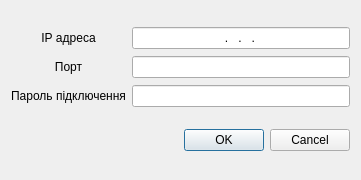
<?xml version="1.0" encoding="UTF-8"?>
<ui version="4.0">
 <class>Dialog</class>
 <widget class="QDialog" name="Dialog">
  <property name="geometry">
   <rect>
    <x>0</x>
    <y>0</y>
    <width>361</width>
    <height>180</height>
   </rect>
  </property>
  <property name="windowTitle">
   <string>Comunication settings</string>
  </property>
  <layout class="QVBoxLayout" name="verticalLayout">
   <item>
    <layout class="QGridLayout" name="gridLayout">
     <property name="verticalSpacing">
      <number>7</number>
     </property>
     <item row="1" column="0">
      <widget class="QLabel" name="lbl_port">
       <property name="text">
        <string>Порт</string>
       </property>
       <property name="alignment">
        <set>Qt::AlignCenter</set>
       </property>
      </widget>
     </item>
     <item row="0" column="0">
      <widget class="QLabel" name="lbl_ip_addr">
       <property name="text">
        <string>ІР адреса</string>
       </property>
       <property name="alignment">
        <set>Qt::AlignCenter</set>
       </property>
      </widget>
     </item>
     <item row="1" column="1">
      <widget class="QLineEdit" name="field_port">
       <property name="alignment">
        <set>Qt::AlignCenter</set>
       </property>
      </widget>
     </item>
     <item row="2" column="0">
      <widget class="QLabel" name="lbl_comm_password">
       <property name="autoFillBackground">
        <bool>false</bool>
       </property>
       <property name="text">
        <string>Пароль підключення</string>
       </property>
       <property name="alignment">
        <set>Qt::AlignCenter</set>
       </property>
      </widget>
     </item>
     <item row="0" column="1">
      <widget class="QLineEdit" name="field_ip_addr">
       <property name="inputMask">
        <string>000.000.000.000</string>
       </property>
       <property name="alignment">
        <set>Qt::AlignCenter</set>
       </property>
      </widget>
     </item>
     <item row="2" column="1">
      <widget class="QLineEdit" name="field_comm_password">
       <property name="alignment">
        <set>Qt::AlignCenter</set>
       </property>
      </widget>
     </item>
    </layout>
   </item>
   <item>
    <widget class="QDialogButtonBox" name="buttonBox">
     <property name="orientation">
      <enum>Qt::Horizontal</enum>
     </property>
     <property name="standardButtons">
      <set>QDialogButtonBox::Cancel|QDialogButtonBox::Ok</set>
     </property>
    </widget>
   </item>
  </layout>
 </widget>
 <resources/>
 <connections>
  <connection>
   <sender>buttonBox</sender>
   <signal>accepted()</signal>
   <receiver>Dialog</receiver>
   <slot>accept()</slot>
   <hints>
    <hint type="sourcelabel">
     <x>248</x>
     <y>254</y>
    </hint>
    <hint type="destinationlabel">
     <x>157</x>
     <y>274</y>
    </hint>
   </hints>
  </connection>
  <connection>
   <sender>buttonBox</sender>
   <signal>rejected()</signal>
   <receiver>Dialog</receiver>
   <slot>reject()</slot>
   <hints>
    <hint type="sourcelabel">
     <x>316</x>
     <y>260</y>
    </hint>
    <hint type="destinationlabel">
     <x>286</x>
     <y>274</y>
    </hint>
   </hints>
  </connection>
 </connections>
</ui>
